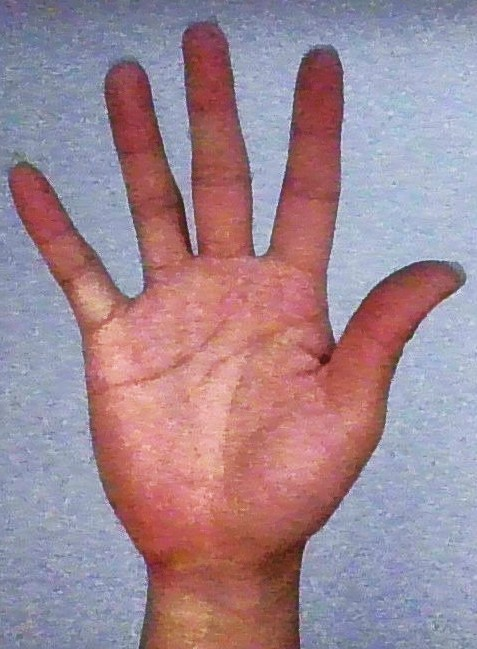
#> input picture signLanguage_Templates/This-is-five_2.jpg, 477 x 649 px, found by its file name
$ jupyter execute gesture_recognition.ipynb
#> lines starting #> are read from the running program, lines starting #| are printed output that depends on the picture
[cell 1]
import cv2
import os
import numpy as np
from collections import deque, Counter
#the original code is from the paper I replicate, I improved the code , added functions and some features to increase the accuracy for gesture recognition.
# Load templates from a directory
#template_dir = "C:/Users/admin/Desktop/computer_vision/Template"
template_dir = "C:/Users/admin/Desktop/computer_vision/signLanguage_Templates"
templates = []
template_names = []
SMOOTHING_WINDOW = 7

def load_templates(rf = 0.3):
    #load templates
#> called with rf = 0.3
    for template_file in os.listdir(template_dir):
        template_path = os.path.join(template_dir, template_file)
        template = cv2.imread(template_path, cv2.IMREAD_GRAYSCALE)  # Read the template in grayscale
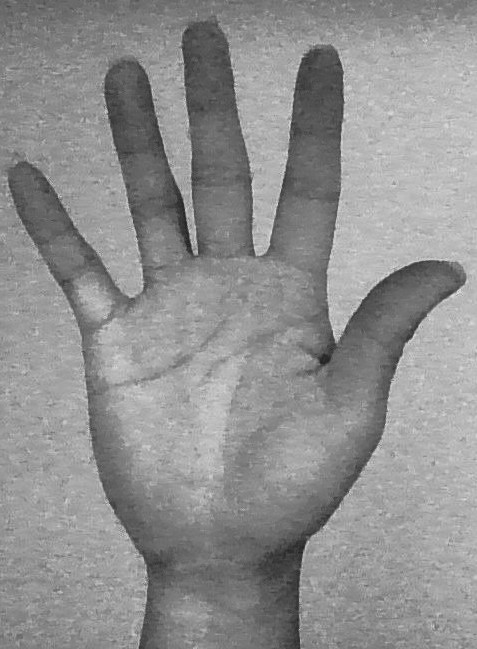
#> template: shape (649, 477); min 27, max 226, mean 143.5
        template = cv2.resize(template, None, fx=rf, fy=rf)
#> template: shape (195, 143)
        template = cv2.flip(template, 1)
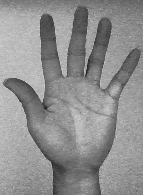
#> template: shape (195, 143); min 36, max 213, mean 143.4
        #add Gaussian Blur
        template = cv2.GaussianBlur(template, (5, 5), 0)
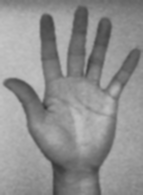
#> template: shape (195, 143); min 56, max 197, mean 143.4
        # add Histogram Equalization,Fix lighting & contrast differences
        template = cv2.equalizeHist(template)
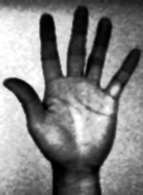
#> template: shape (195, 143); min 0, max 255, mean 128.8
        templates.append(template)
        template_names.append(os.path.splitext(template_file)[0])
#> pass 2 of the loop in load_templates, `for template_file in os.listdir(template_dir):`:
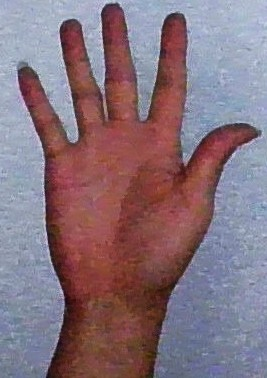
#> input picture signLanguage_Templates/This-is-five_3.jpg, 267 x 378 px, found by its file name
#> in load_templates, `template = cv2.GaussianBlur(template, (5, 5), 0)`:
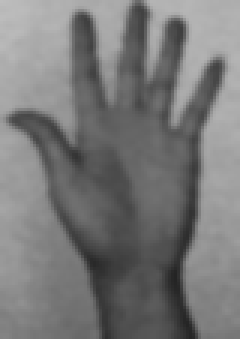
#> template: shape (113, 80) (shown 3 times larger); min 36, max 190, mean 120.4
#> in load_templates, `template = cv2.equalizeHist(template)`:
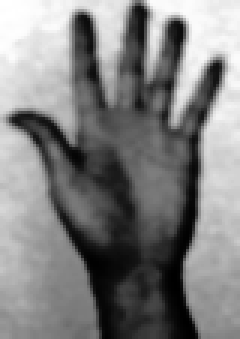
#> template: shape (113, 80) (shown 3 times larger); min 0, max 255, mean 128.5
#> pass 3 of the loop in load_templates, `for template_file in os.listdir(template_dir):`:
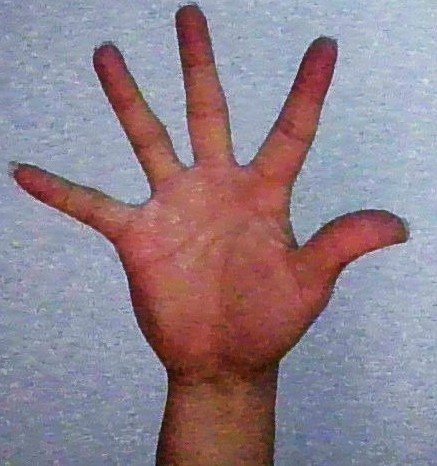
#> input picture signLanguage_Templates/This-is-five_5.jpg, 437 x 466 px, found by its file name
#> in load_templates, `template = cv2.GaussianBlur(template, (5, 5), 0)`:
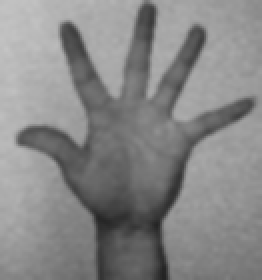
#> template: shape (140, 131) (shown 2 times larger); min 35, max 196, mean 135
#> in load_templates, `template = cv2.equalizeHist(template)`:
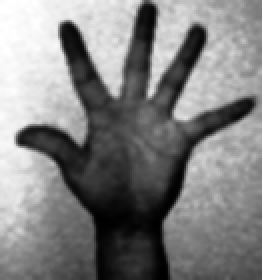
#> template: shape (140, 131) (shown 2 times larger); min 0, max 255, mean 128.6

# [114 lines left out: functions draw_ROI, normalize, classify, not called in this run]

def main():
    load_templates()
    cap = cv2.VideoCapture(0)
    if not cap.isOpened():
        print("Error: Couldn't open the webcam.")
        return
    ret, background = cap.read()
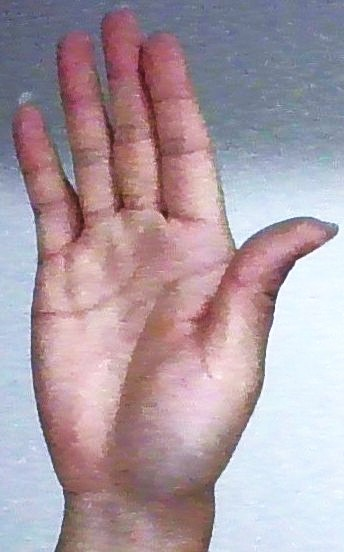
#> input picture Template/paper_1.jpg, 344 x 552 px, given in place of the camera
#> background is the input picture: shape (552, 344, 3); mean B, G, R 165.1, 155.7, 172.5
    prev_cX = 0
    #set background

    frame_count = 0
    while True:
        # Capture frame from webcam
        ret, original_frame = cap.read()
        original_frame = cv2.flip(original_frame, 1)
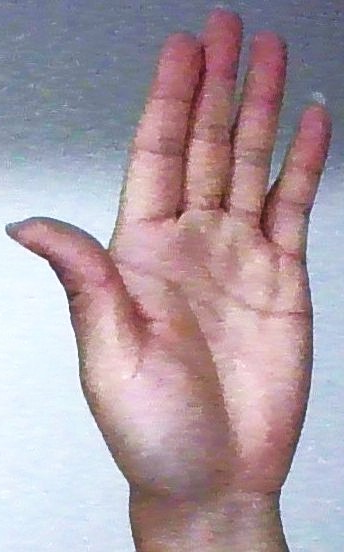
#> original_frame: shape (552, 344, 3); mean B, G, R 165.1, 155.7, 172.5
        #in case, recapture includes the centroid frame
        clean_frame = original_frame.copy()
        frame_count += 1
        if not ret:
            print("Error: Couldn't read a frame from the webcam.")
            break
        set_background_after = 60
        if frame_count<set_background_after:
            continue
        if frame_count==set_background_after:
            #background = cv2.cvtColor(original_frame, cv2.COLOR_BGR2GRAY)[:300,-300:]
            bg = cv2.cvtColor(original_frame, cv2.COLOR_BGR2GRAY)[:300, -300:]
            bg = cv2.GaussianBlur(bg, (5, 5), 0)
            background = cv2.equalizeHist(bg)
        #Region to consider
        roi = cv2.cvtColor(original_frame, cv2.COLOR_BGR2GRAY)[:300,-300:]
        #Apply Gaussian Blur and Histogram Equalization.
        roi = cv2.GaussianBlur(roi, (5, 5), 0)
        roi = cv2.equalizeHist(roi)

        original_frame, thresholded_diff, is_moving, prev_cX= draw_ROI(background, roi,original_frame, prev_cX)
        #clean the history predicts if there is no hand moving
        if not is_moving and np.count_nonzero(thresholded_diff) < 500:
             if hasattr(classify, "history"):
                 classify.history.clear()
        original_frame = classify(roi, original_frame, is_moving)

        #original_frame = classify(roi, original_frame, is_moving)
        cv2.rectangle(original_frame, (original_frame.shape[1]-300, 0), (original_frame.shape[1], 300), (0,255,0), 2)
        #add note for recapture
        cv2.putText(original_frame, "Press 'b' to recapture background", (10, 90),cv2.FONT_HERSHEY_PLAIN, 1, (0, 255, 0), 2)
        cv2.imshow('Template Matching', original_frame)
        cv2.imshow('threshold', thresholded_diff)

        key = cv2.waitKey(1) & 0xFF

        # press 'b' to re-capture background
        if key == ord('b'):
            bg = cv2.cvtColor( clean_frame , cv2.COLOR_BGR2GRAY)[:300, -300:]
            bg = cv2.GaussianBlur(bg, (5, 5), 0)
            background = cv2.equalizeHist(bg)
            #print("Background re-captured!")

            # clear temporal smoothing history
            if hasattr(classify, "history"):
                classify.history.clear()

        # Break the loop if 'q' is pressed

        if key==ord('q'):
            break

    # Release the webcam and close all windows
    cap.release()
    cv2.destroyAllWindows()


if __name__ == "__main__":
    main()
